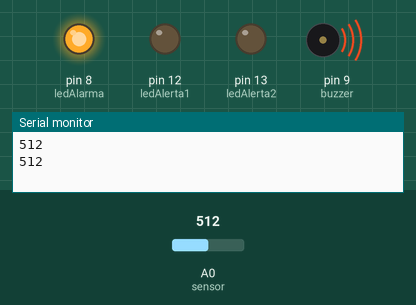
Simulated run of this sketch. Board: Arduino Uno, built with avr-gcc and run on an emulated ATmega328P. Parts: output pins drawn as LEDs (lit = HIGH), buzzer (waves = sounding), the last lines printed to the serial monitor. The test bench sets the inputs (shaded band); at power-on: A0 (sensor) = 512.

Above: at 3.8 s.
3.9 s: A0 (sensor) set to 408
7.8 s: A0 (sensor) set to 383
At 9.5 s:
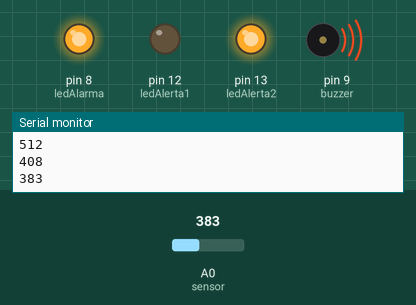
At 10.3 s:
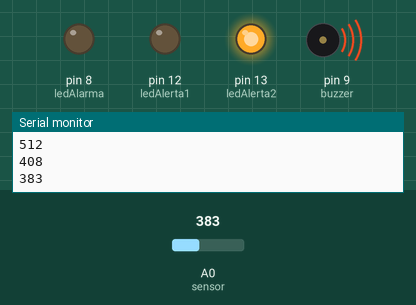
11.7 s: A0 (sensor) set to 313
15.6 s: A0 (sensor) set to 289
At 18.0 s:
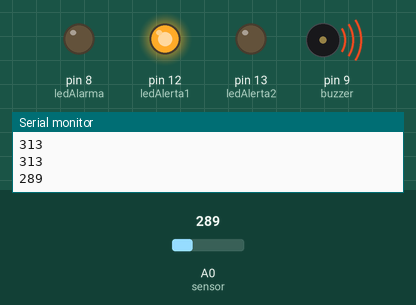
19.5 s: A0 (sensor) set to 107
23.4 s: A0 (sensor) set to 89
At 24.6 s:
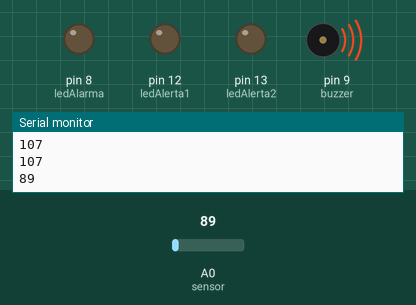
Timing chart, 0 to 26.4 s (numbered marks = the images above; inputs shaded):
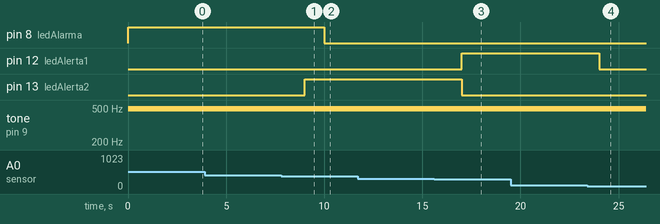

The sketch:

Gas_sensor.ino
```cpp
//Declaraciones Iniciales
int ledAlarma = 8;    //LedRojo
int buzzer = 9;       //Buzzer
int ledAlerta1 = 12;  //LedVerde Intermitente
int ledAlerta2 = 13;   //Led Verde Advertencia
// Pin Analogo para el Sensor en 'A0'
int sensor = A0;
// Inicializar valor de sensor
int sensorValue = 0;

// Preparar Arduino
void setup() {
  // Inicializa OUTPUT
  pinMode(ledAlarma, OUTPUT);
  pinMode(buzzer, OUTPUT);
  pinMode(ledAlerta1, OUTPUT);
  pinMode(ledAlerta2, OUTPUT);
  // Inicializa COmunicacion serial a 9600 bit/s
  Serial.begin(9600);
}

// Comienza Loop
void loop() {
  //Lee sensor
  sensorValue = analogRead(sensor);
  //Imprime en serial
  //Serial.print("Monoxido: ");
  Serial.println(sensorValue);
 // Serial.println(" ppm");
  //Serial.println(sensorValue, DEC);


  ///////////////////////////////////////////////////////////////////////////////
  // Si el sensor pasa IF enciende Alerta 1
  if (sensorValue < 100 ) {
    // Niveles Normales
    //Serial.println("AMBIENTE LIBRE DE MONOXIDO DE CARBONO");
  }
  ///////////////////////////////////////////////////////////////////////////////
  // Si el sensor pasa IF enciende Alerta 1
  if (sensorValue >= 100 && sensorValue < 300) {
    // Activa Alarma
   // Serial.println("SE DETECTA MONOXIDO DE CARBONO EN EL AMBIENTE");
    digitalWrite(ledAlerta1, HIGH); //Led Verde activo

  }
  else {
    // Activa led de Alerta
    digitalWrite(ledAlerta1, LOW); //Led Verde apagado
  }
  ///////////////////////////////////////////////////////////////////////////////
  // Si el sensor pasa IF enciende Alerta 2
  if (sensorValue >= 300 && sensorValue < 400) {
    // Activa Alarma
   // Serial.println("LOS NIVELES DE MONOXIDO DE CARBONO SON ANORMALES");
    digitalWrite(ledAlerta2, HIGH); //Led Amarillo activo

    //Activa BUZZER
     analogWrite(buzzer,100); //emite sonido bajo
     delay(500); //espera medio segundo
     digitalWrite(buzzer, LOW); //deja de emitir
     delay(500);//espera medio segundo
     //BUZZER
  }
  else {
    // Activa led de Alerta
    digitalWrite(ledAlerta2, LOW); //Led amarillo apagado
  }

  ///////////////////////////////////////////////////////////////////////////////
  // Si el sensor pasa IF enciende ALARMA
  if (sensorValue >= 400) {
    // Activa Alarma
   // Serial.println("EL NIVEL DE MONOXIDO DE CARBONO ES ALTAMENTE TOXICO");
   // Serial.println("TOME LAS PRECAUSIONES DEBIDAS INMEDIATAMENTE...");
    digitalWrite(ledAlarma, HIGH); //Led Rojo activo

    //Activa BUZZER
     analogWrite(buzzer,200); //emite sonido alto
     delay(1000); //espera medio segundo
     digitalWrite(buzzer, LOW); //deja de emitir
     delay(1000);//espera medio segundo
     //BUZZER
  }
  else {
    // Activa led de Alerta
    digitalWrite(ledAlarma, LOW); //Led rojo apagado
  }


  delay(1000);

}
```

Measured:
- the behaviour switches between 400 and 399 on A0 (sensor) (found by bisection; images 0 and 1)
- the behaviour switches between 300 and 299 on A0 (sensor) (found by bisection; images 2 and 3)
- the behaviour switches between 100 and 99 on A0 (sensor) (found by bisection; images 3 and 4)
- after the input at 7.8 s, pin 8 (ledAlarma): HIGH → LOW after 2.2 s; pin 13 (ledAlerta2): LOW → HIGH after 1.2 s
- after the input at 15.6 s, pin 12 (ledAlerta1): LOW → HIGH after 1.4 s; pin 13 (ledAlerta2): HIGH → LOW after 1.4 s
- after the input at 23.4 s, pin 12 (ledAlerta1): HIGH → LOW after 0.60 s
